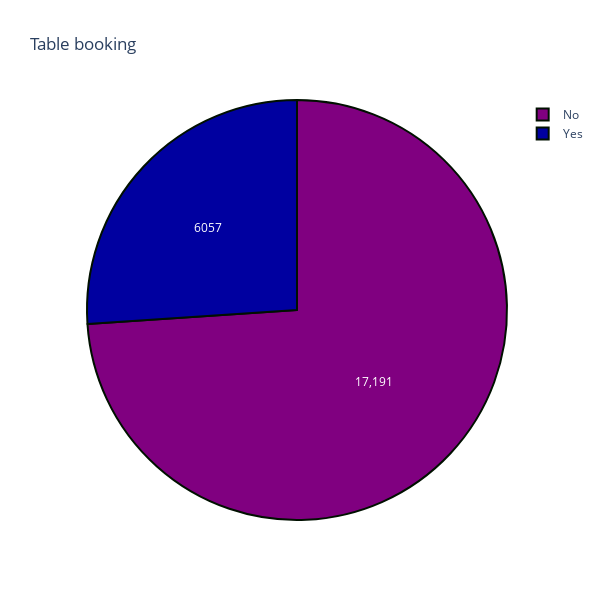

Notebook source saved alongside this figure:
### Markdown cell above
**Whether restaurant offer Table booking or not**

### Code cell
x = df['book_table'].value_counts()
colors = ['#800080','#0000A0']
       
trace = go.Pie(labels=x.index,values=x,textinfo='value',
              marker=dict(colors=colors,
                         line=dict(color='#001000',width=2)))
layout = go.Layout(title='Table booking', width=600,height=600)
fig = go.Figure(data=[trace],layout=layout)
py.iplot(fig, filename='pie_chart_subplots')

### Figure 1 — Plotly figure (JSON) as saved in the notebook; plotly's stock layout.template omitted (floating-point values rounded to 4 significant figures)
{"data": [{"labels": ["No", "Yes"], "marker": {"colors": ["#800080", "#0000A0"], "line": {"color": "#001000", "width": 2}}, "textinfo": "value", "type": "pie", "values": [17191, 6057]}], "layout": {"height": 600, "title": {"text": "Table booking"}, "width": 600}}
